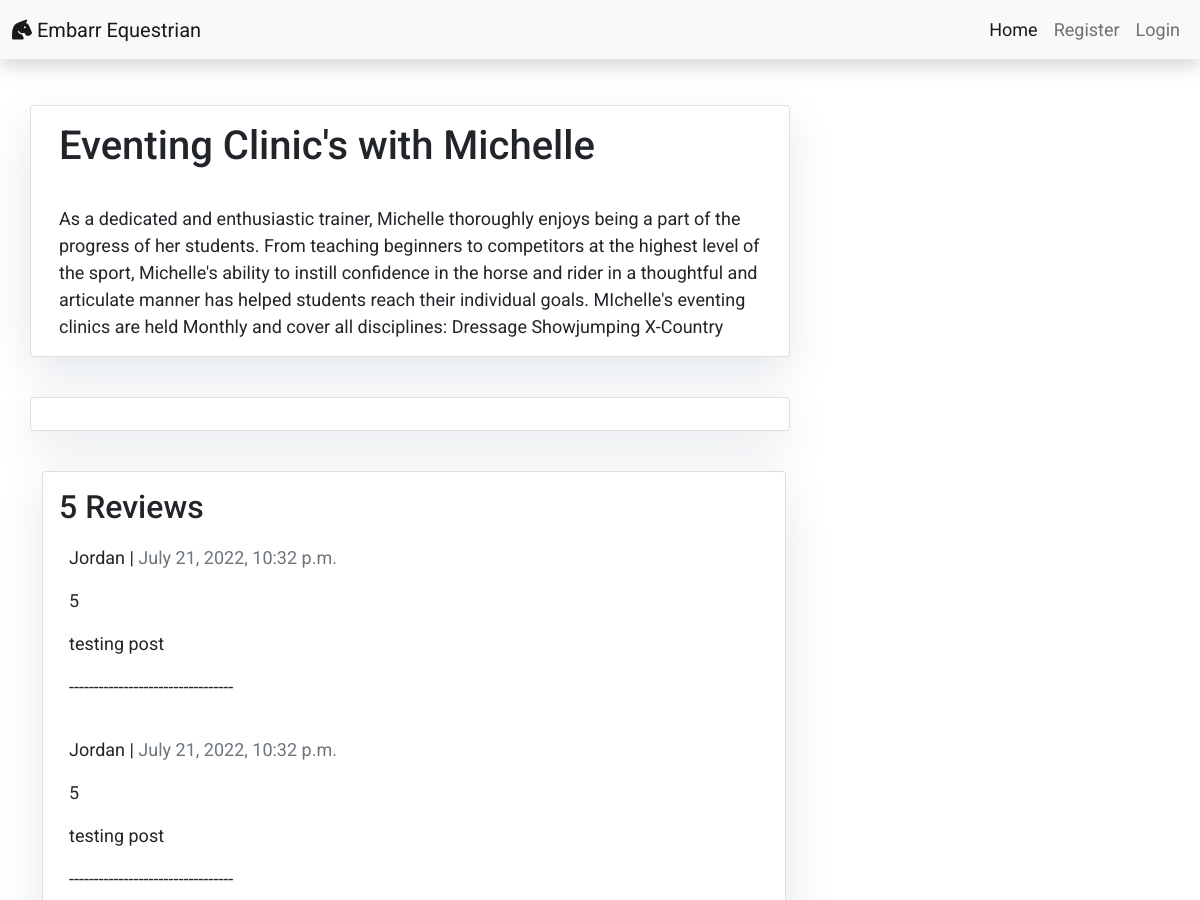
Page /eventing-clinics-with-michelle/ (upper part) on the earlier database version.
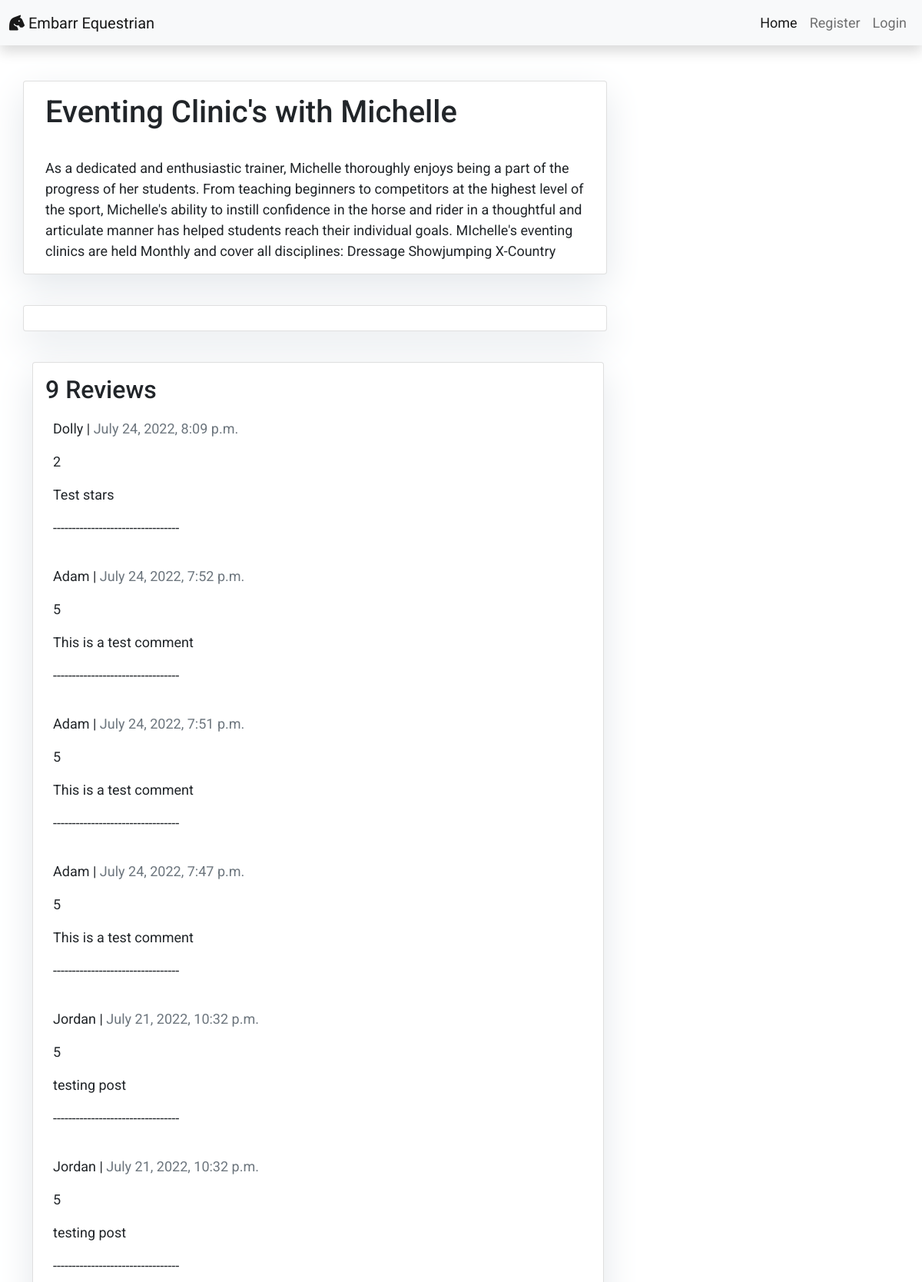
Same page on the later database version.
### Reviews/models.py (models this page shows, shortened)
class Comment(models.Model):
    RATING_CHOICES = (
        (1, '1 Star'),
        (2, '2 Stars'),
        (3, '3 Stars'),
        (4, '4 Stars'),
        (5, '5 Stars'),
    )
    post = models.ForeignKey(Post, on_delete=models.CASCADE, related_name='comments')
    name = models.CharField(max_length=80)
    location = models.CharField(max_length=80, default='e.g Dublin')
    email = models.EmailField()
    body = models.TextField()
    rating = models.IntegerField(choices=RATING_CHOICES, default='5 stars')
    created_on = models.DateTimeField(auto_now_add=True)
    approved = models.BooleanField(default=False)
    active = models.BooleanField(default=False)
    class Meta:
        ordering = ['created_on']

### Reviews/views.py (the view, shortened to what this page needs)
# urls.py: path('<slug:slug>/', views.PostDetail.as_view(), name='post_detail'),
class PostDetail(View):
    def get(self, request, slug, *args, **kwargs):
        queryset = Post.objects.filter(status=1)
        post = get_object_or_404(queryset, slug=slug)
        comments = post.comments.filter(approved=True).order_by("-created_on")
        return render(
            request,
            "post_detail.html",
            {
                "post": post,
                "comments": comments,
            },
        )

### templates/post_detail.html (shortened to what this page needs)
{% extends 'base.html' %} {% block content %}
{% load crispy_forms_tags %}
<div class="container">
  <div class="row">
    <div class="col-md-8 card mb-4  mt-3 left  top">
      <div class="card-body">
        <h1>{% block title %} {{ post.title }} {% endblock title %}</h1>
        <p class="card-text ">{{ post.content | safe }}</p>
      </div>
    </div>
    <div class="col-md-8 card mb-4  mt-3 ">
      <div class="card-body">
      </div>
    </div>
  </div>
  <div class="col-md-8 card mb-4  mt-3 ">
    <div class="card-body">
      <h2>{{ comments.count }} Reviews</h2>
      {% for comment in comments %}
      <div class="comments" style="padding: 10px;">
        <p class="font-weight-bold">
          {{ comment.name }} |
          <span class=" text-muted font-weight-normal">
            {{ comment.created_on }}
          </span>
        </p>
        {{ comment.rating | linebreaks }}
        {{ comment.body | linebreaks }}
          <p>---------------------------------</p>
    </div>
 {% endfor %}
  </div>
</div>
{% endblock content %}

Differences in the rows shown:
added Comment: name "Dolly", created_on "July 24, 2022, 8:09 p.m.", rating "2", body "Test stars"
now on this page (row edited): Comment: name "Adam", created_on "July 24, 2022, 7:52 p.m.", rating "5", body "This is a test comment"
now on this page (row edited): Comment: name "Adam", created_on "July 24, 2022, 7:51 p.m.", rating "5", body "This is a test comment"
now on this page (row edited): Comment: name "Adam", created_on "July 24, 2022, 7:47 p.m.", rating "5", body "This is a test comment"
Other differences:
{{ comments.count }}: "5" → "9"
